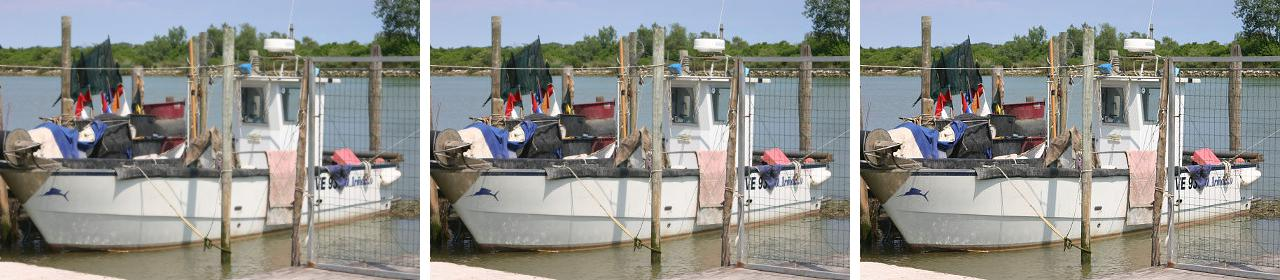

The script that saved this image:
# Author:  Martin McBride
# Created: 2021-05-22
# Copyright (C) 2021, Martin McBride
# License: MIT

# Enhance sharpness of an image
# Create images with more and less sharpness, and create a single
# output image showing less, original and more.

from PIL import Image, ImageEnhance

image = Image.open('boat-small.jpg')
enhancer = ImageEnhance.Sharpness(image)
less_image = enhancer.enhance(0.5)

more_image = enhancer.enhance(1.5)

# Place the less image, original image, and more image
# side by side into a single output image
output_image = Image.new('RGB', (1280, 280), 'white')
output_image.paste(less_image, (0, 0))
output_image.paste(image, (430, 0))
output_image.paste(more_image, (860, 0))

output_image.save('imageenhance-sharpness.jpg')
